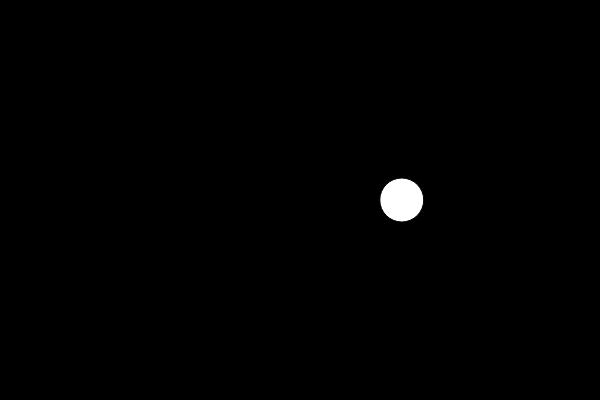
Frame 1 (no input)
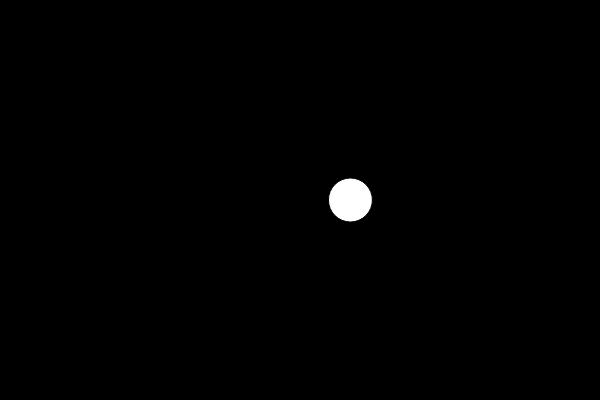
Frame 60 (no input)
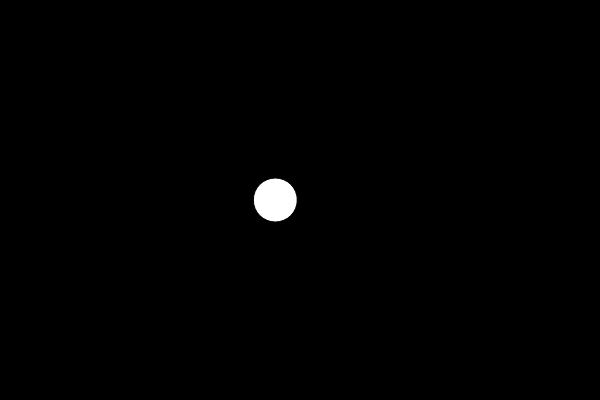
Frame 120 (the mouse pressed at the canvas centre since frame 60)

The p5.js sketch that drew these frames (run headless with seeded random() and noise() and a simulated clock; from frame 60 on, the mouse is pressed at the canvas centre):

// p5.js sketch
// ── sketch.js
var t = 0;
function setup(){
  createCanvas(600,400);
  frameRate(20);
}
function draw(){
  background(0);
  fill(255);
  var x = noise(t);
  x = map(x,0,1,0,width);
  //var x = random(width);
  ellipse(x,height/2,44,44);
  t = t + 1;
}
